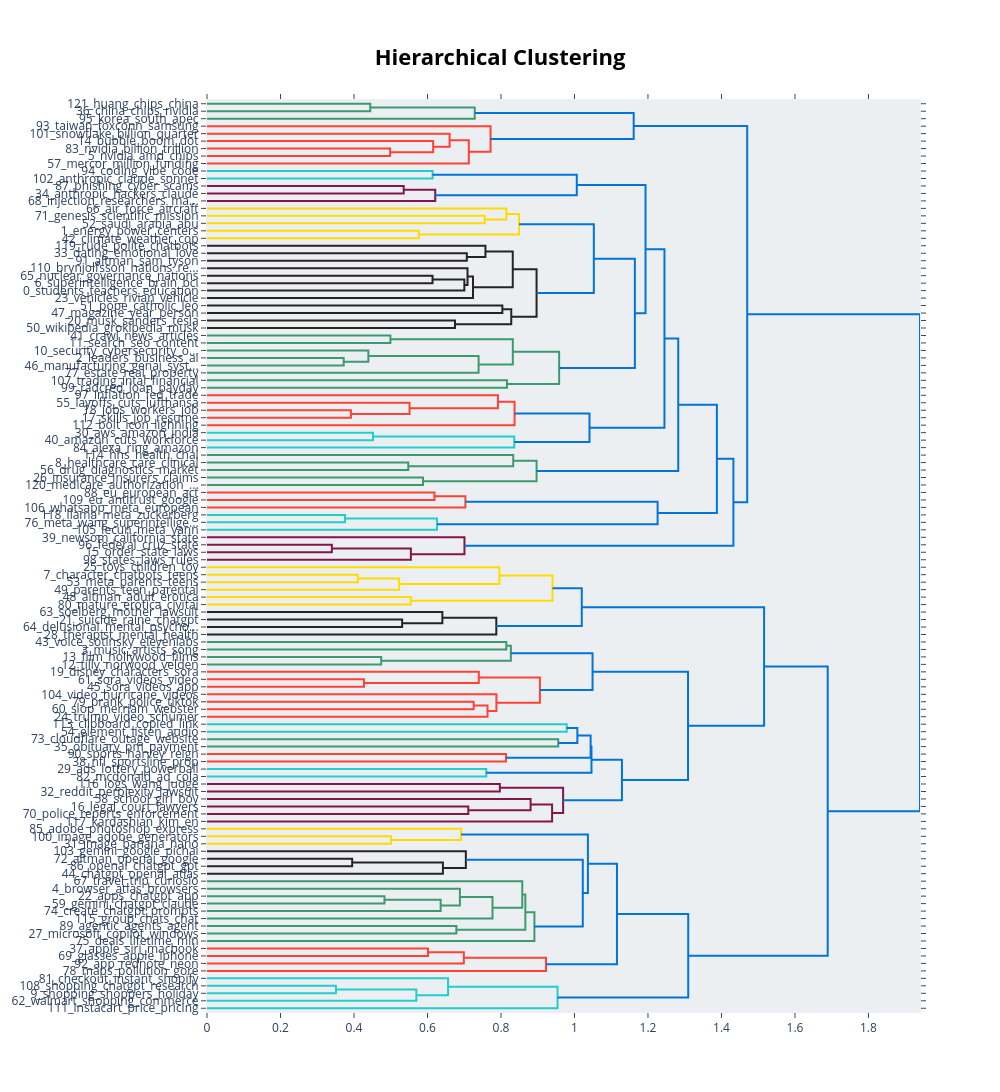

Notebook cell for this chart:
### Code cell
tc_model.visualize_hierarchy()

### Figure 1 — Plotly figure (JSON) as saved in the notebook; plotly's stock layout.template omitted (floating-point values rounded to 4 significant figures)
{"data": [{"hoverinfo": "text", "marker": {"color": "rgb(61,153,112)"}, "mode": "lines", "type": "scatter", "x": [0.0, 0.4443, 0.4443, 0.0], "xaxis": "x", "y": [-5.0, -5.0, -15.0, -15.0], "yaxis": "y"}, {"hoverinfo": "text", "marker": {"color": "rgb(61,153,112)"}, "mode": "lines", "type": "scatter", "x": [0.4443, 0.7285, 0.7285, 0.0], "xaxis": "x", "y": [-10.0, -10.0, -25.0, -25.0], "yaxis": "y"}, {"hoverinfo": "text", "marker": {"color": "rgb(255,65,54)"}, "mode": "lines", "type": "scatter", "x": [0.0, 0.4983, 0.4983, 0.0], "xaxis": "x", "y": [-65.0, -65.0, -75.0, -75.0], "yaxis": "y"}, {"hoverinfo": "text", "marker": {"color": "rgb(255,65,54)"}, "mode": "lines", "type": "scatter", "x": [0.0, 0.6154, 0.6154, 0.4983], "xaxis": "x", "y": [-55.0, -55.0, -70.0, -70.0], "yaxis": "y"}, {"hoverinfo": "text", "marker": {"color": "rgb(255,65,54)"}, "mode": "lines", "type": "scatter", "x": [0.0, 0.6602, 0.6602, 0.6154], "xaxis": "x", "y": [-45.0, -45.0, -62.5, -62.5], "yaxis": "y"}, {"hoverinfo": "text", "marker": {"color": "rgb(255,65,54)"}, "mode": "lines", "type": "scatter", "x": [0.6602, 0.7124, 0.7124, 0.0], "xaxis": "x", "y": [-53.75, -53.75, -85.0, -85.0], "yaxis": "y"}, {"hoverinfo": "text", "marker": {"color": "rgb(255,65,54)"}, "mode": "lines", "type": "scatter", "x": [0.0, 0.7716, 0.7716, 0.7124], "xaxis": "x", "y": [-35.0, -35.0, -69.38, -69.38], "yaxis": "y"}, {"hoverinfo": "text", "marker": {"color": "rgb(0,116,217)"}, "mode": "lines", "type": "scatter", "x": [0.7285, 1.161, 1.161, 0.7716], "xaxis": "x", "y": [-17.5, -17.5, -52.19, -52.19], "yaxis": "y"}, {"hoverinfo": "text", "marker": {"color": "rgb(35,205,205)"}, "mode": "lines", "type": "scatter", "x": [0.0, 0.614, 0.614, 0.0], "xaxis": "x", "y": [-95.0, -95.0, -105.0, -105.0], "yaxis": "y"}, {"hoverinfo": "text", "marker": {"color": "rgb(133,20,75)"}, "mode": "lines", "type": "scatter", "x": [0.0, 0.5352, 0.5352, 0.0], "xaxis": "x", "y": [-115.0, -115.0, -125.0, -125.0], "yaxis": "y"}, {"hoverinfo": "text", "marker": {"color": "rgb(133,20,75)"}, "mode": "lines", "type": "scatter", "x": [0.5352, 0.6211, 0.6211, 0.0], "xaxis": "x", "y": [-120.0, -120.0, -135.0, -135.0], "yaxis": "y"}, {"hoverinfo": "text", "marker": {"color": "rgb(0,116,217)"}, "mode": "lines", "type": "scatter", "x": [0.614, 1.006, 1.006, 0.6211], "xaxis": "x", "y": [-100.0, -100.0, -127.5, -127.5], "yaxis": "y"}, {"hoverinfo": "text", "marker": {"color": "rgb(255,220,0)"}, "mode": "lines", "type": "scatter", "x": [0.0, 0.7558, 0.7558, 0.0], "xaxis": "x", "y": [-155.0, -155.0, -165.0, -165.0], "yaxis": "y"}, {"hoverinfo": "text", "marker": {"color": "rgb(255,220,0)"}, "mode": "lines", "type": "scatter", "x": [0.0, 0.8148, 0.8148, 0.7558], "xaxis": "x", "y": [-145.0, -145.0, -160.0, -160.0], "yaxis": "y"}, {"hoverinfo": "text", "marker": {"color": "rgb(255,220,0)"}, "mode": "lines", "type": "scatter", "x": [0.0, 0.5766, 0.5766, 0.0], "xaxis": "x", "y": [-175.0, -175.0, -185.0, -185.0], "yaxis": "y"}, {"hoverinfo": "text", "marker": {"color": "rgb(255,220,0)"}, "mode": "lines", "type": "scatter", "x": [0.8148, 0.8491, 0.8491, 0.5766], "xaxis": "x", "y": [-152.5, -152.5, -180.0, -180.0], "yaxis": "y"}, {"hoverinfo": "text", "marker": {"color": "rgb(40,35,35)"}, "mode": "lines", "type": "scatter", "x": [0.0, 0.707, 0.707, 0.0], "xaxis": "x", "y": [-205.0, -205.0, -215.0, -215.0], "yaxis": "y"}, {"hoverinfo": "text", "marker": {"color": "rgb(40,35,35)"}, "mode": "lines", "type": "scatter", "x": [0.0, 0.7577, 0.7577, 0.707], "xaxis": "x", "y": [-195.0, -195.0, -210.0, -210.0], "yaxis": "y"}, {"hoverinfo": "text", "marker": {"color": "rgb(40,35,35)"}, "mode": "lines", "type": "scatter", "x": [0.0, 0.6137, 0.6137, 0.0], "xaxis": "x", "y": [-235.0, -235.0, -245.0, -245.0], "yaxis": "y"}, {"hoverinfo": "text", "marker": {"color": "rgb(40,35,35)"}, "mode": "lines", "type": "scatter", "x": [0.6137, 0.7003, 0.7003, 0.0], "xaxis": "x", "y": [-240.0, -240.0, -255.0, -255.0], "yaxis": "y"}, {"hoverinfo": "text", "marker": {"color": "rgb(40,35,35)"}, "mode": "lines", "type": "scatter", "x": [0.0, 0.7089, 0.7089, 0.7003], "xaxis": "x", "y": [-225.0, -225.0, -247.5, -247.5], "yaxis": "y"}, {"hoverinfo": "text", "marker": {"color": "rgb(40,35,35)"}, "mode": "lines", "type": "scatter", "x": [0.7089, 0.7239, 0.7239, 0.0], "xaxis": "x", "y": [-236.2, -236.2, -265.0, -265.0], "yaxis": "y"}, {"hoverinfo": "text", "marker": {"color": "rgb(40,35,35)"}, "mode": "lines", "type": "scatter", "x": [0.7577, 0.832, 0.832, 0.7239], "xaxis": "x", "y": [-202.5, -202.5, -250.6, -250.6], "yaxis": "y"}, {"hoverinfo": "text", "marker": {"color": "rgb(40,35,35)"}, "mode": "lines", "type": "scatter", "x": [0.0, 0.8037, 0.8037, 0.0], "xaxis": "x", "y": [-275.0, -275.0, -285.0, -285.0], "yaxis": "y"}, {"hoverinfo": "text", "marker": {"color": "rgb(40,35,35)"}, "mode": "lines", "type": "scatter", "x": [0.0, 0.6749, 0.6749, 0.0], "xaxis": "x", "y": [-295.0, -295.0, -305.0, -305.0], "yaxis": "y"}, {"hoverinfo": "text", "marker": {"color": "rgb(40,35,35)"}, "mode": "lines", "type": "scatter", "x": [0.8037, 0.8279, 0.8279, 0.6749], "xaxis": "x", "y": [-280.0, -280.0, -300.0, -300.0], "yaxis": "y"}, {"hoverinfo": "text", "marker": {"color": "rgb(40,35,35)"}, "mode": "lines", "type": "scatter", "x": [0.832, 0.8969, 0.8969, 0.8279], "xaxis": "x", "y": [-226.6, -226.6, -290.0, -290.0], "yaxis": "y"}, {"hoverinfo": "text", "marker": {"color": "rgb(0,116,217)"}, "mode": "lines", "type": "scatter", "x": [0.8491, 1.053, 1.053, 0.8969], "xaxis": "x", "y": [-166.2, -166.2, -258.3, -258.3], "yaxis": "y"}, {"hoverinfo": "text", "marker": {"color": "rgb(61,153,112)"}, "mode": "lines", "type": "scatter", "x": [0.0, 0.4991, 0.4991, 0.0], "xaxis": "x", "y": [-315.0, -315.0, -325.0, -325.0], "yaxis": "y"}, {"hoverinfo": "text", "marker": {"color": "rgb(61,153,112)"}, "mode": "lines", "type": "scatter", "x": [0.0, 0.372, 0.372, 0.0], "xaxis": "x", "y": [-345.0, -345.0, -355.0, -355.0], "yaxis": "y"}, {"hoverinfo": "text", "marker": {"color": "rgb(61,153,112)"}, "mode": "lines", "type": "scatter", "x": [0.0, 0.4391, 0.4391, 0.372], "xaxis": "x", "y": [-335.0, -335.0, -350.0, -350.0], "yaxis": "y"}, {"hoverinfo": "text", "marker": {"color": "rgb(61,153,112)"}, "mode": "lines", "type": "scatter", "x": [0.4391, 0.7391, 0.7391, 0.0], "xaxis": "x", "y": [-342.5, -342.5, -365.0, -365.0], "yaxis": "y"}, {"hoverinfo": "text", "marker": {"color": "rgb(61,153,112)"}, "mode": "lines", "type": "scatter", "x": [0.4991, 0.8322, 0.8322, 0.7391], "xaxis": "x", "y": [-320.0, -320.0, -353.8, -353.8], "yaxis": "y"}, {"hoverinfo": "text", "marker": {"color": "rgb(61,153,112)"}, "mode": "lines", "type": "scatter", "x": [0.0, 0.8162, 0.8162, 0.0], "xaxis": "x", "y": [-375.0, -375.0, -385.0, -385.0], "yaxis": "y"}, {"hoverinfo": "text", "marker": {"color": "rgb(61,153,112)"}, "mode": "lines", "type": "scatter", "x": [0.8322, 0.9583, 0.9583, 0.8162], "xaxis": "x", "y": [-336.9, -336.9, -380.0, -380.0], "yaxis": "y"}, {"hoverinfo": "text", "marker": {"color": "rgb(0,116,217)"}, "mode": "lines", "type": "scatter", "x": [1.053, 1.164, 1.164, 0.9583], "xaxis": "x", "y": [-212.3, -212.3, -358.4, -358.4], "yaxis": "y"}, {"hoverinfo": "text", "marker": {"color": "rgb(0,116,217)"}, "mode": "lines", "type": "scatter", "x": [1.006, 1.193, 1.193, 1.164], "xaxis": "x", "y": [-113.8, -113.8, -285.4, -285.4], "yaxis": "y"}, {"hoverinfo": "text", "marker": {"color": "rgb(255,65,54)"}, "mode": "lines", "type": "scatter", "x": [0.0, 0.3917, 0.3917, 0.0], "xaxis": "x", "y": [-415.0, -415.0, -425.0, -425.0], "yaxis": "y"}, {"hoverinfo": "text", "marker": {"color": "rgb(255,65,54)"}, "mode": "lines", "type": "scatter", "x": [0.0, 0.5511, 0.5511, 0.3917], "xaxis": "x", "y": [-405.0, -405.0, -420.0, -420.0], "yaxis": "y"}, {"hoverinfo": "text", "marker": {"color": "rgb(255,65,54)"}, "mode": "lines", "type": "scatter", "x": [0.0, 0.7917, 0.7917, 0.5511], "xaxis": "x", "y": [-395.0, -395.0, -412.5, -412.5], "yaxis": "y"}, {"hoverinfo": "text", "marker": {"color": "rgb(255,65,54)"}, "mode": "lines", "type": "scatter", "x": [0.7917, 0.837, 0.837, 0.0], "xaxis": "x", "y": [-403.8, -403.8, -435.0, -435.0], "yaxis": "y"}, {"hoverinfo": "text", "marker": {"color": "rgb(35,205,205)"}, "mode": "lines", "type": "scatter", "x": [0.0, 0.4518, 0.4518, 0.0], "xaxis": "x", "y": [-445.0, -445.0, -455.0, -455.0], "yaxis": "y"}, {"hoverinfo": "text", "marker": {"color": "rgb(35,205,205)"}, "mode": "lines", "type": "scatter", "x": [0.4518, 0.8362, 0.8362, 0.0], "xaxis": "x", "y": [-450.0, -450.0, -465.0, -465.0], "yaxis": "y"}, {"hoverinfo": "text", "marker": {"color": "rgb(0,116,217)"}, "mode": "lines", "type": "scatter", "x": [0.837, 1.041, 1.041, 0.8362], "xaxis": "x", "y": [-419.4, -419.4, -457.5, -457.5], "yaxis": "y"}, {"hoverinfo": "text", "marker": {"color": "rgb(0,116,217)"}, "mode": "lines", "type": "scatter", "x": [1.193, 1.245, 1.245, 1.041], "xaxis": "x", "y": [-199.6, -199.6, -438.4, -438.4], "yaxis": "y"}, {"hoverinfo": "text", "marker": {"color": "rgb(61,153,112)"}, "mode": "lines", "type": "scatter", "x": [0.0, 0.5477, 0.5477, 0.0], "xaxis": "x", "y": [-485.0, -485.0, -495.0, -495.0], "yaxis": "y"}, {"hoverinfo": "text", "marker": {"color": "rgb(61,153,112)"}, "mode": "lines", "type": "scatter", "x": [0.0, 0.8333, 0.8333, 0.5477], "xaxis": "x", "y": [-475.0, -475.0, -490.0, -490.0], "yaxis": "y"}, {"hoverinfo": "text", "marker": {"color": "rgb(61,153,112)"}, "mode": "lines", "type": "scatter", "x": [0.0, 0.5878, 0.5878, 0.0], "xaxis": "x", "y": [-505.0, -505.0, -515.0, -515.0], "yaxis": "y"}, {"hoverinfo": "text", "marker": {"color": "rgb(61,153,112)"}, "mode": "lines", "type": "scatter", "x": [0.8333, 0.8969, 0.8969, 0.5878], "xaxis": "x", "y": [-482.5, -482.5, -510.0, -510.0], "yaxis": "y"}, {"hoverinfo": "text", "marker": {"color": "rgb(0,116,217)"}, "mode": "lines", "type": "scatter", "x": [1.245, 1.282, 1.282, 0.8969], "xaxis": "x", "y": [-319.0, -319.0, -496.2, -496.2], "yaxis": "y"}, {"hoverinfo": "text", "marker": {"color": "rgb(255,65,54)"}, "mode": "lines", "type": "scatter", "x": [0.0, 0.6191, 0.6191, 0.0], "xaxis": "x", "y": [-525.0, -525.0, -535.0, -535.0], "yaxis": "y"}, {"hoverinfo": "text", "marker": {"color": "rgb(255,65,54)"}, "mode": "lines", "type": "scatter", "x": [0.6191, 0.7031, 0.7031, 0.0], "xaxis": "x", "y": [-530.0, -530.0, -545.0, -545.0], "yaxis": "y"}, {"hoverinfo": "text", "marker": {"color": "rgb(35,205,205)"}, "mode": "lines", "type": "scatter", "x": [0.0, 0.3756, 0.3756, 0.0], "xaxis": "x", "y": [-555.0, -555.0, -565.0, -565.0], "yaxis": "y"}, {"hoverinfo": "text", "marker": {"color": "rgb(35,205,205)"}, "mode": "lines", "type": "scatter", "x": [0.3756, 0.626, 0.626, 0.0], "xaxis": "x", "y": [-560.0, -560.0, -575.0, -575.0], "yaxis": "y"}, {"hoverinfo": "text", "marker": {"color": "rgb(0,116,217)"}, "mode": "lines", "type": "scatter", "x": [0.7031, 1.226, 1.226, 0.626], "xaxis": "x", "y": [-537.5, -537.5, -567.5, -567.5], "yaxis": "y"}, {"hoverinfo": "text", "marker": {"color": "rgb(0,116,217)"}, "mode": "lines", "type": "scatter", "x": [1.282, 1.388, 1.388, 1.226], "xaxis": "x", "y": [-407.6, -407.6, -552.5, -552.5], "yaxis": "y"}, {"hoverinfo": "text", "marker": {"color": "rgb(133,20,75)"}, "mode": "lines", "type": "scatter", "x": [0.0, 0.3397, 0.3397, 0.0], "xaxis": "x", "y": [-595.0, -595.0, -605.0, -605.0], "yaxis": "y"}, {"hoverinfo": "text", "marker": {"color": "rgb(133,20,75)"}, "mode": "lines", "type": "scatter", "x": [0.3397, 0.5548, 0.5548, 0.0], "xaxis": "x", "y": [-600.0, -600.0, -615.0, -615.0], "yaxis": "y"}, {"hoverinfo": "text", "marker": {"color": "rgb(133,20,75)"}, "mode": "lines", "type": "scatter", "x": [0.0, 0.7006, 0.7006, 0.5548], "xaxis": "x", "y": [-585.0, -585.0, -607.5, -607.5], "yaxis": "y"}, {"hoverinfo": "text", "marker": {"color": "rgb(0,116,217)"}, "mode": "lines", "type": "scatter", "x": [1.388, 1.432, 1.432, 0.7006], "xaxis": "x", "y": [-480.1, -480.1, -596.2, -596.2], "yaxis": "y"}, {"hoverinfo": "text", "marker": {"color": "rgb(0,116,217)"}, "mode": "lines", "type": "scatter", "x": [1.161, 1.47, 1.47, 1.432], "xaxis": "x", "y": [-34.84, -34.84, -538.2, -538.2], "yaxis": "y"}, {"hoverinfo": "text", "marker": {"color": "rgb(255,220,0)"}, "mode": "lines", "type": "scatter", "x": [0.0, 0.4104, 0.4104, 0.0], "xaxis": "x", "y": [-635.0, -635.0, -645.0, -645.0], "yaxis": "y"}, {"hoverinfo": "text", "marker": {"color": "rgb(255,220,0)"}, "mode": "lines", "type": "scatter", "x": [0.4104, 0.5229, 0.5229, 0.0], "xaxis": "x", "y": [-640.0, -640.0, -655.0, -655.0], "yaxis": "y"}, {"hoverinfo": "text", "marker": {"color": "rgb(255,220,0)"}, "mode": "lines", "type": "scatter", "x": [0.0, 0.7957, 0.7957, 0.5229], "xaxis": "x", "y": [-625.0, -625.0, -647.5, -647.5], "yaxis": "y"}, {"hoverinfo": "text", "marker": {"color": "rgb(255,220,0)"}, "mode": "lines", "type": "scatter", "x": [0.0, 0.5547, 0.5547, 0.0], "xaxis": "x", "y": [-665.0, -665.0, -675.0, -675.0], "yaxis": "y"}, {"hoverinfo": "text", "marker": {"color": "rgb(255,220,0)"}, "mode": "lines", "type": "scatter", "x": [0.7957, 0.9402, 0.9402, 0.5547], "xaxis": "x", "y": [-636.2, -636.2, -670.0, -670.0], "yaxis": "y"}, {"hoverinfo": "text", "marker": {"color": "rgb(40,35,35)"}, "mode": "lines", "type": "scatter", "x": [0.0, 0.531, 0.531, 0.0], "xaxis": "x", "y": [-695.0, -695.0, -705.0, -705.0], "yaxis": "y"}, {"hoverinfo": "text", "marker": {"color": "rgb(40,35,35)"}, "mode": "lines", "type": "scatter", "x": [0.0, 0.6405, 0.6405, 0.531], "xaxis": "x", "y": [-685.0, -685.0, -700.0, -700.0], "yaxis": "y"}, {"hoverinfo": "text", "marker": {"color": "rgb(40,35,35)"}, "mode": "lines", "type": "scatter", "x": [0.6405, 0.7873, 0.7873, 0.0], "xaxis": "x", "y": [-692.5, -692.5, -715.0, -715.0], "yaxis": "y"}, {"hoverinfo": "text", "marker": {"color": "rgb(0,116,217)"}, "mode": "lines", "type": "scatter", "x": [0.9402, 1.02, 1.02, 0.7873], "xaxis": "x", "y": [-653.1, -653.1, -703.8, -703.8], "yaxis": "y"}, {"hoverinfo": "text", "marker": {"color": "rgb(61,153,112)"}, "mode": "lines", "type": "scatter", "x": [0.0, 0.8145, 0.8145, 0.0], "xaxis": "x", "y": [-725.0, -725.0, -735.0, -735.0], "yaxis": "y"}, {"hoverinfo": "text", "marker": {"color": "rgb(61,153,112)"}, "mode": "lines", "type": "scatter", "x": [0.0, 0.474, 0.474, 0.0], "xaxis": "x", "y": [-745.0, -745.0, -755.0, -755.0], "yaxis": "y"}, {"hoverinfo": "text", "marker": {"color": "rgb(61,153,112)"}, "mode": "lines", "type": "scatter", "x": [0.8145, 0.8269, 0.8269, 0.474], "xaxis": "x", "y": [-730.0, -730.0, -750.0, -750.0], "yaxis": "y"}, {"hoverinfo": "text", "marker": {"color": "rgb(255,65,54)"}, "mode": "lines", "type": "scatter", "x": [0.0, 0.4271, 0.4271, 0.0], "xaxis": "x", "y": [-775.0, -775.0, -785.0, -785.0], "yaxis": "y"}, {"hoverinfo": "text", "marker": {"color": "rgb(255,65,54)"}, "mode": "lines", "type": "scatter", "x": [0.0, 0.7396, 0.7396, 0.4271], "xaxis": "x", "y": [-765.0, -765.0, -780.0, -780.0], "yaxis": "y"}, {"hoverinfo": "text", "marker": {"color": "rgb(255,65,54)"}, "mode": "lines", "type": "scatter", "x": [0.0, 0.7256, 0.7256, 0.0], "xaxis": "x", "y": [-805.0, -805.0, -815.0, -815.0], "yaxis": "y"}, {"hoverinfo": "text", "marker": {"color": "rgb(255,65,54)"}, "mode": "lines", "type": "scatter", "x": [0.7256, 0.7634, 0.7634, 0.0], "xaxis": "x", "y": [-810.0, -810.0, -825.0, -825.0], "yaxis": "y"}, {"hoverinfo": "text", "marker": {"color": "rgb(255,65,54)"}, "mode": "lines", "type": "scatter", "x": [0.0, 0.7876, 0.7876, 0.7634], "xaxis": "x", "y": [-795.0, -795.0, -817.5, -817.5], "yaxis": "y"}, {"hoverinfo": "text", "marker": {"color": "rgb(255,65,54)"}, "mode": "lines", "type": "scatter", "x": [0.7396, 0.9059, 0.9059, 0.7876], "xaxis": "x", "y": [-772.5, -772.5, -806.2, -806.2], "yaxis": "y"}, {"hoverinfo": "text", "marker": {"color": "rgb(0,116,217)"}, "mode": "lines", "type": "scatter", "x": [0.8269, 1.049, 1.049, 0.9059], "xaxis": "x", "y": [-740.0, -740.0, -789.4, -789.4], "yaxis": "y"}, {"hoverinfo": "text", "marker": {"color": "rgb(35,205,205)"}, "mode": "lines", "type": "scatter", "x": [0.0, 0.979, 0.979, 0.0], "xaxis": "x", "y": [-835.0, -835.0, -845.0, -845.0], "yaxis": "y"}, {"hoverinfo": "text", "marker": {"color": "rgb(61,153,112)"}, "mode": "lines", "type": "scatter", "x": [0.0, 0.9558, 0.9558, 0.0], "xaxis": "x", "y": [-855.0, -855.0, -865.0, -865.0], "yaxis": "y"}, {"hoverinfo": "text", "marker": {"color": "rgb(0,116,217)"}, "mode": "lines", "type": "scatter", "x": [0.979, 1.008, 1.008, 0.9558], "xaxis": "x", "y": [-840.0, -840.0, -860.0, -860.0], "yaxis": "y"}, {"hoverinfo": "text", "marker": {"color": "rgb(255,65,54)"}, "mode": "lines", "type": "scatter", "x": [0.0, 0.8135, 0.8135, 0.0], "xaxis": "x", "y": [-875.0, -875.0, -885.0, -885.0], "yaxis": "y"}, {"hoverinfo": "text", "marker": {"color": "rgb(0,116,217)"}, "mode": "lines", "type": "scatter", "x": [1.008, 1.044, 1.044, 0.8135], "xaxis": "x", "y": [-850.0, -850.0, -880.0, -880.0], "yaxis": "y"}, {"hoverinfo": "text", "marker": {"color": "rgb(35,205,205)"}, "mode": "lines", "type": "scatter", "x": [0.0, 0.7599, 0.7599, 0.0], "xaxis": "x", "y": [-895.0, -895.0, -905.0, -905.0], "yaxis": "y"}, {"hoverinfo": "text", "marker": {"color": "rgb(0,116,217)"}, "mode": "lines", "type": "scatter", "x": [1.044, 1.046, 1.046, 0.7599], "xaxis": "x", "y": [-865.0, -865.0, -900.0, -900.0], "yaxis": "y"}, {"hoverinfo": "text", "marker": {"color": "rgb(133,20,75)"}, "mode": "lines", "type": "scatter", "x": [0.0, 0.7969, 0.7969, 0.0], "xaxis": "x", "y": [-915.0, -915.0, -925.0, -925.0], "yaxis": "y"}, {"hoverinfo": "text", "marker": {"color": "rgb(133,20,75)"}, "mode": "lines", "type": "scatter", "x": [0.0, 0.7111, 0.7111, 0.0], "xaxis": "x", "y": [-945.0, -945.0, -955.0, -955.0], "yaxis": "y"}, {"hoverinfo": "text", "marker": {"color": "rgb(133,20,75)"}, "mode": "lines", "type": "scatter", "x": [0.0, 0.8806, 0.8806, 0.7111], "xaxis": "x", "y": [-935.0, -935.0, -950.0, -950.0], "yaxis": "y"}, {"hoverinfo": "text", "marker": {"color": "rgb(133,20,75)"}, "mode": "lines", "type": "scatter", "x": [0.8806, 0.9391, 0.9391, 0.0], "xaxis": "x", "y": [-942.5, -942.5, -965.0, -965.0], "yaxis": "y"}, {"hoverinfo": "text", "marker": {"color": "rgb(133,20,75)"}, "mode": "lines", "type": "scatter", "x": [0.7969, 0.9691, 0.9691, 0.9391], "xaxis": "x", "y": [-920.0, -920.0, -953.8, -953.8], "yaxis": "y"}, {"hoverinfo": "text", "marker": {"color": "rgb(0,116,217)"}, "mode": "lines", "type": "scatter", "x": [1.046, 1.129, 1.129, 0.9691], "xaxis": "x", "y": [-882.5, -882.5, -936.9, -936.9], "yaxis": "y"}, {"hoverinfo": "text", "marker": {"color": "rgb(0,116,217)"}, "mode": "lines", "type": "scatter", "x": [1.049, 1.309, 1.309, 1.129], "xaxis": "x", "y": [-764.7, -764.7, -909.7, -909.7], "yaxis": "y"}, {"hoverinfo": "text", "marker": {"color": "rgb(0,116,217)"}, "mode": "lines", "type": "scatter", "x": [1.02, 1.516, 1.516, 1.309], "xaxis": "x", "y": [-678.4, -678.4, -837.2, -837.2], "yaxis": "y"}, {"hoverinfo": "text", "marker": {"color": "rgb(255,220,0)"}, "mode": "lines", "type": "scatter", "x": [0.0, 0.5004, 0.5004, 0.0], "xaxis": "x", "y": [-985.0, -985.0, -995.0, -995.0], "yaxis": "y"}, {"hoverinfo": "text", "marker": {"color": "rgb(255,220,0)"}, "mode": "lines", "type": "scatter", "x": [0.0, 0.6915, 0.6915, 0.5004], "xaxis": "x", "y": [-975.0, -975.0, -990.0, -990.0], "yaxis": "y"}, {"hoverinfo": "text", "marker": {"color": "rgb(40,35,35)"}, "mode": "lines", "type": "scatter", "x": [0.0, 0.3951, 0.3951, 0.0], "xaxis": "x", "y": [-1015.0, -1015.0, -1025.0, -1025.0], "yaxis": "y"}, {"hoverinfo": "text", "marker": {"color": "rgb(40,35,35)"}, "mode": "lines", "type": "scatter", "x": [0.3951, 0.6419, 0.6419, 0.0], "xaxis": "x", "y": [-1020.0, -1020.0, -1035.0, -1035.0], "yaxis": "y"}, {"hoverinfo": "text", "marker": {"color": "rgb(40,35,35)"}, "mode": "lines", "type": "scatter", "x": [0.0, 0.7044, 0.7044, 0.6419], "xaxis": "x", "y": [-1005.0, -1005.0, -1028.0, -1028.0], "yaxis": "y"}, {"hoverinfo": "text", "marker": {"color": "rgb(61,153,112)"}, "mode": "lines", "type": "scatter", "x": [0.0, 0.483, 0.483, 0.0], "xaxis": "x", "y": [-1065.0, -1065.0, -1075.0, -1075.0], "yaxis": "y"}, {"hoverinfo": "text", "marker": {"color": "rgb(61,153,112)"}, "mode": "lines", "type": "scatter", "x": [0.483, 0.6358, 0.6358, 0.0], "xaxis": "x", "y": [-1070.0, -1070.0, -1085.0, -1085.0], "yaxis": "y"}, {"hoverinfo": "text", "marker": {"color": "rgb(61,153,112)"}, "mode": "lines", "type": "scatter", "x": [0.0, 0.6882, 0.6882, 0.6358], "xaxis": "x", "y": [-1055.0, -1055.0, -1078.0, -1078.0], "yaxis": "y"}, {"hoverinfo": "text", "marker": {"color": "rgb(61,153,112)"}, "mode": "lines", "type": "scatter", "x": [0.6882, 0.7769, 0.7769, 0.0], "xaxis": "x", "y": [-1066.0, -1066.0, -1095.0, -1095.0], "yaxis": "y"}, {"hoverinfo": "text", "marker": {"color": "rgb(61,153,112)"}, "mode": "lines", "type": "scatter", "x": [0.0, 0.8579, 0.8579, 0.7769], "xaxis": "x", "y": [-1045.0, -1045.0, -1081.0, -1081.0], "yaxis": "y"}, {"hoverinfo": "text", "marker": {"color": "rgb(61,153,112)"}, "mode": "lines", "type": "scatter", "x": [0.0, 0.6786, 0.6786, 0.0], "xaxis": "x", "y": [-1105.0, -1105.0, -1115.0, -1115.0], "yaxis": "y"}, {"hoverinfo": "text", "marker": {"color": "rgb(61,153,112)"}, "mode": "lines", "type": "scatter", "x": [0.8579, 0.8663, 0.8663, 0.6786], "xaxis": "x", "y": [-1063.0, -1063.0, -1110.0, -1110.0], "yaxis": "y"}, {"hoverinfo": "text", "marker": {"color": "rgb(61,153,112)"}, "mode": "lines", "type": "scatter", "x": [0.8663, 0.891, 0.891, 0.0], "xaxis": "x", "y": [-1086.0, -1086.0, -1125.0, -1125.0], "yaxis": "y"}, {"hoverinfo": "text", "marker": {"color": "rgb(0,116,217)"}, "mode": "lines", "type": "scatter", "x": [0.7044, 1.023, 1.023, 0.891], "xaxis": "x", "y": [-1016.0, -1016.0, -1106.0, -1106.0], "yaxis": "y"}, {"hoverinfo": "text", "marker": {"color": "rgb(0,116,217)"}, "mode": "lines", "type": "scatter", "x": [0.6915, 1.037, 1.037, 1.023], "xaxis": "x", "y": [-982.5, -982.5, -1061.0, -1061.0], "yaxis": "y"}, {"hoverinfo": "text", "marker": {"color": "rgb(255,65,54)"}, "mode": "lines", "type": "scatter", "x": [0.0, 0.6013, 0.6013, 0.0], "xaxis": "x", "y": [-1135.0, -1135.0, -1145.0, -1145.0], "yaxis": "y"}, {"hoverinfo": "text", "marker": {"color": "rgb(255,65,54)"}, "mode": "lines", "type": "scatter", "x": [0.6013, 0.6989, 0.6989, 0.0], "xaxis": "x", "y": [-1140.0, -1140.0, -1155.0, -1155.0], "yaxis": "y"}, {"hoverinfo": "text", "marker": {"color": "rgb(255,65,54)"}, "mode": "lines", "type": "scatter", "x": [0.6989, 0.9226, 0.9226, 0.0], "xaxis": "x", "y": [-1148.0, -1148.0, -1165.0, -1165.0], "yaxis": "y"}, {"hoverinfo": "text", "marker": {"color": "rgb(0,116,217)"}, "mode": "lines", "type": "scatter", "x": [1.037, 1.116, 1.116, 0.9226], "xaxis": "x", "y": [-1022.0, -1022.0, -1156.0, -1156.0], "yaxis": "y"}, {"hoverinfo": "text", "marker": {"color": "rgb(35,205,205)"}, "mode": "lines", "type": "scatter", "x": [0.0, 0.3509, 0.3509, 0.0], "xaxis": "x", "y": [-1185.0, -1185.0, -1195.0, -1195.0], "yaxis": "y"}, {"hoverinfo": "text", "marker": {"color": "rgb(35,205,205)"}, "mode": "lines", "type": "scatter", "x": [0.3509, 0.5697, 0.5697, 0.0], "xaxis": "x", "y": [-1190.0, -1190.0, -1205.0, -1205.0], "yaxis": "y"}, {"hoverinfo": "text", "marker": {"color": "rgb(35,205,205)"}, "mode": "lines", "type": "scatter", "x": [0.0, 0.656, 0.656, 0.5697], "xaxis": "x", "y": [-1175.0, -1175.0, -1198.0, -1198.0], "yaxis": "y"}, {"hoverinfo": "text", "marker": {"color": "rgb(35,205,205)"}, "mode": "lines", "type": "scatter", "x": [0.656, 0.954, 0.954, 0.0], "xaxis": "x", "y": [-1186.0, -1186.0, -1215.0, -1215.0], "yaxis": "y"}, {"hoverinfo": "text", "marker": {"color": "rgb(0,116,217)"}, "mode": "lines", "type": "scatter", "x": [1.116, 1.31, 1.31, 0.954], "xaxis": "x", "y": [-1089.0, -1089.0, -1201.0, -1201.0], "yaxis": "y"}, {"hoverinfo": "text", "marker": {"color": "rgb(0,116,217)"}, "mode": "lines", "type": "scatter", "x": [1.516, 1.689, 1.689, 1.31], "xaxis": "x", "y": [-757.8, -757.8, -1145.0, -1145.0], "yaxis": "y"}, {"hoverinfo": "text", "marker": {"color": "rgb(0,116,217)"}, "mode": "lines", "type": "scatter", "x": [1.47, 1.94, 1.94, 1.689], "xaxis": "x", "y": [-286.5, -286.5, -951.3, -951.3], "yaxis": "y"}], "layout": {"autosize": false, "height": 2030, "hoverlabel": {"bgcolor": "white", "font": {"family": "Rockwell", "size": 16}}, "hovermode": "closest", "plot_bgcolor": "#ECEFF1", "showlegend": false, "title": {"font": {"color": "Black", "size": 22}, "text": "<b>Hierarchical Clustering</b>", "x": 0.5, "xanchor": "center", "yanchor": "top"}, "width": 1000, "xaxis": {"mirror": "allticks", "rangemode": "tozero", "showgrid": false, "showline": true, "showticklabels": true, "ticks": "outside", "type": "linear", "zeroline": false}, "yaxis": {"mirror": "allticks", "range": [-1220, 0], "rangemode": "tozero", "showgrid": false, "showline": true, "showticklabels": true, "tickmode": "array", "ticks": "outside", "ticktext": ["121_huang_chips_china", "36_china_chips_nvidia", "95_korea_south_apec", "93_taiwan_foxconn_samsung", "101_snowflake_billion_quarter", "14_bubble_boom_dot", "83_nvidia_billion_trillion", "5_nvidia_amd_chips", "57_mercor_million_funding", "94_coding_vibe_code", "102_anthropic_claude_sonnet", "87_phishing_cyber_scams", "34_anthropic_hackers_claude", "68_injection_researchers_ma...", "66_air_force_aircraft", "71_genesis_scientific_mission", "52_saudi_arabia_abu", "1_energy_power_centers", "42_climate_weather_cop", "119_rude_polite_chatbots", "33_dating_emotional_love", "91_altman_sam_tyson", "110_brynjolfsson_nations_re...", "65_nuclear_governance_nations", "6_superintelligence_brain_bci", "0_students_teachers_education", "23_vehicles_rivian_vehicle", "51_pope_catholic_leo", "47_magazine_year_person", "20_musk_sanders_tesla", "50_wikipedia_grokipedia_musk", "41_crawl_news_articles", "11_search_seo_content", "10_security_cybersecurity_o...", "2_leaders_business_ai", "46_manufacturing_genai_syst...", "77_estate_real_property", "107_trading_intal_financial", "99_radcred_loan_payday", "97_inflation_fed_trade", "55_layoffs_cuts_lufthansa", "18_jobs_workers_job", "17_skills_job_resume", "112_bolt_icon_lighning", "30_aws_amazon_india", "40_amazon_cuts_workforce", "84_alexa_ring_amazon", "114_hhs_health_chai", "8_healthcare_care_clinical", "56_drug_diagnostics_market", "26_insurance_insurers_claims", "120_medicare_authorization_...", "88_eu_european_act", "109_eu_antitrust_google", "106_whatsapp_meta_european", "118_llama_meta_zuckerberg", "76_meta_wang_superintellige...", "105_lecun_meta_yann", "39_newsom_california_state", "96_federal_cruz_state", "15_order_state_laws", "98_states_laws_rules", "25_toys_children_toy", "7_character_chatbots_teens", "53_meta_parents_teens", "49_parents_teen_parental", "48_altman_adult_erotica", "80_mature_erotica_civitai", "63_soelberg_mother_lawsuit", "21_suicide_raine_chatgpt", "64_delusional_mental_psycho...", "28_therapist_mental_health", "43_voice_sotinsky_elevenlabs", "3_music_artists_song", "13_film_hollywood_films", "12_tilly_norwood_velden", "19_disney_characters_sora", "61_sora_videos_video", "45_sora_videos_app", "104_video_hurricane_videos", "79_prank_police_tiktok", "60_slop_merriam_webster", "24_trump_video_schumer", "113_clipboard_copied_link", "54_element_listen_audio", "73_cloudflare_outage_website", "35_obituary_pm_payment", "90_sports_harvey_reign", "38_nfl_sportsline_prop", "29_ads_lottery_powerball", "82_mcdonald_ad_cola", "116_logs_wang_judge", "32_reddit_perplexity_lawsuit", "58_school_girl_boy", "16_legal_court_lawyers", "70_police_reports_enforcement", "117_kardashian_kim_en", "85_adobe_photoshop_express", "100_image_adobe_generators", "31_image_banana_nano", "103_gemini_google_pichai", "72_altman_openai_google", "86_openai_chatgpt_gpt", "44_chatgpt_openai_atlas", "67_travel_trip_curiosio", "4_browser_atlas_browsers", "22_apps_chatgpt_app", "59_gemini_chatgpt_claude", "74_create_chatgpt_prompts", "115_group_chats_chat", "89_agentic_agents_agent", "27_microsoft_copilot_windows", "75_deals_lifetime_min", "37_apple_siri_macbook", "69_glasses_apple_iphone", "92_app_rednote_neon", "78_maps_pollution_gore", "81_checkout_instant_shopify", "108_shopping_chatgpt_research", "9_shopping_shoppers_holiday", "62_walmart_shopping_commerce", "111_instacart_price_pricing"], "tickvals": [-5, -15, -25, -35, -45, -55, -65, -75, -85, -95, -105, -115, -125, -135, -145, -155, -165, -175, -185, -195, -205, -215, -225, -235, -245, -255, -265, -275, -285, -295, -305, -315, -325, -335, -345, -355, -365, -375, -385, -395, -405, -415, -425, -435, -445, -455, -465, -475, -485, -495, -505, -515, -525, -535, -545, -555, -565, -575, -585, -595, -605, -615, -625, -635, -645, -655, -665, -675, -685, -695, -705, -715, -725, -735, -745, -755, -765, -775, -785, -795, -805, -815, -825, -835, -845, -855, -865, -875, -885, -895, -905, -915, -925, -935, -945, -955, -965, -975, -985, -995, -1005, -1015, -1025, -1035, -1045, -1055, -1065, -1075, -1085, -1095, -1105, -1115, -1125, -1135, -1145, -1155, -1165, -1175, -1185, -1195, -1205, -1215], "type": "linear", "zeroline": false}}}
